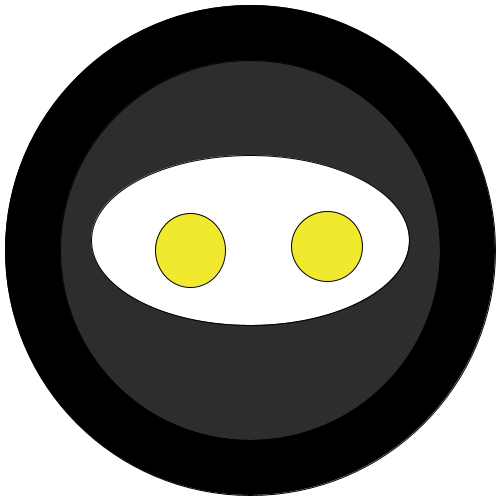
Frame 1 (no input)
Frame 60 (the mouse pressed at the canvas centre just before this capture): identical to frame 1, image omitted
Frame 120 (the mouse held since frame 60 and released just before this capture): identical to frame 1, image omitted

The Processing sketch that drew this single still picture (run headless with seeded random() and noise(); from frame 60 on, the mouse is pressed at the canvas centre):

// Processing sketch: processing_171551
// ── processing_171551.pde

int state = 0;
int breakfast = 1;
int lunch = 2;
int dinner = 3;
int dessert = 4;
int count = 5;
boolean justChanged = false;

void setup() {
  size(500, 500);
  background(255);
  fill(0);
  ellipse(250,250,490,490);
  fill(255);
  ellipse(250,250,380,380);
  count = 0;
  frameRate = 30;
  state = breakfast;
}

void draw() {
  if (state == breakfast) {
    eatbreakfast();
  }
  if (state == lunch) {
    eatlunch();
  }
  if (state == dinner) {
    eatdinner();
  } 
  if (state == dessert) {
    eatdessert();
  }

  if (count == 500) {
    if (state == breakfast  && !justChanged) {
      state = lunch;
      count = 0;
      justChanged = true;
    }
    if (state == lunch  && !justChanged) {
      state = dinner;
      count = 0;
      justChanged = true;
    }
    if (state == dinner  && !justChanged) {
      state = dessert;
      count = 0;
      justChanged = true;
    }
    justChanged = false;
  }

  count ++;
}

void eatbreakfast() {
  background(255);
  fill(0);
  ellipse(250,250,490,490);
  fill(45);
  ellipse(250,250,380,380);
  fill(255);
  ellipse(250, 240, 318, 170);
  fill(#f0e92d);
  ellipse(190, 250, 70, 74);
  fill(#f0e92d);
  ellipse(327, 246, 71, 70);
}

void eatlunch() {
  background(255);
  fill(0);
  ellipse(250,250,490,490);
  fill(45);
  ellipse(250,250,380,380);
  fill(#c8861f);
  arc(250, 250, 200, 200, -PI, 0, CHORD);
  fill(#f25a61);
  rect(152,252,195,20);
  fill(#452727);
  rect(150,274,200,40);
  fill(#c8861f);
  rect(150,317,200,40);
}

void eatdinner() {
  background(255);
  fill(0);
  ellipse(250,250,490,490);
  fill(45);
  ellipse(250,250,380,380);
  fill(#e6ab0c);
  ellipse(250, 250, 300, 300);
  fill(#eec24d);
  ellipse(250, 250, 260, 260);
  fill(#af450c);
  ellipse(168, 200, 40, 40);
  ellipse(198, 269, 40, 40);
  ellipse(310, 299, 40, 40);
  ellipse(238, 169, 40, 40);
  ellipse(252, 233, 40, 40);
  ellipse(331, 249, 40, 40);
  ellipse(312, 187, 40, 40);
  ellipse(244, 336, 40, 40);
  ellipse(176, 322, 40, 40);
  ellipse(249, 283, 40, 40);
  ellipse(147, 254, 40, 40);
  line(100,255,400,255);
  line(250,100,250,399);
}

void eatdessert() {
  background(255);
  fill(0);
  ellipse(250,250,490,490);
  fill(45);
  ellipse(250,250,380,380);
  fill(#a77c38);
  arc(250, 250, 230, 230, 0, PI+QUARTER_PI, PIE);
  fill(#402803);
  rect(284, 277, 20, 19);
  rect(190, 272, 18, 20);
  rect(237, 256, 17, 20);
  rect(247, 310, 20, 17);
  rect(164, 197, 16, 19);
  rect(153, 245, 15, 13);
  rect(193, 237, 12, 15);
  rect(197, 320, 19, 18);
  rect(157, 293, 14, 11);
  rect(323, 250, 14, 11);
  rect(293, 322, 14, 11);
  rect(238, 341, 14, 11);
  rect(221, 293, 14, 11);
  rect(196, 211, 14, 11);
  rect(319, 290, 18, 13);
}
